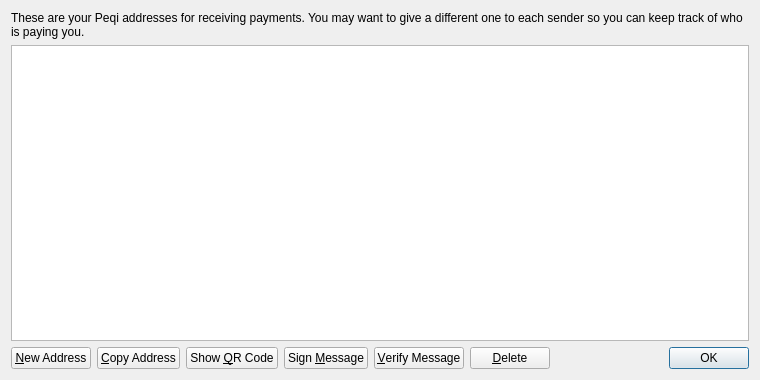
<?xml version="1.0" encoding="UTF-8"?>
<ui version="4.0">
 <class>AddressBookPage</class>
 <widget class="QWidget" name="AddressBookPage">
  <property name="geometry">
   <rect>
    <x>0</x>
    <y>0</y>
    <width>760</width>
    <height>380</height>
   </rect>
  </property>
  <property name="windowTitle">
   <string>Address Book</string>
  </property>
  <layout class="QVBoxLayout" name="verticalLayout">
   <item>
    <widget class="QLabel" name="labelExplanation">
     <property name="text">
      <string>These are your Peqi addresses for receiving payments. You may want to give a different one to each sender so you can keep track of who is paying you.</string>
     </property>
     <property name="textFormat">
      <enum>Qt::PlainText</enum>
     </property>
     <property name="wordWrap">
      <bool>true</bool>
     </property>
    </widget>
   </item>
   <item>
    <widget class="QTableView" name="tableView">
     <property name="contextMenuPolicy">
      <enum>Qt::CustomContextMenu</enum>
     </property>
     <property name="toolTip">
      <string>Double-click to edit address or label</string>
     </property>
     <property name="tabKeyNavigation">
      <bool>false</bool>
     </property>
     <property name="alternatingRowColors">
      <bool>true</bool>
     </property>
     <property name="selectionMode">
      <enum>QAbstractItemView::SingleSelection</enum>
     </property>
     <property name="selectionBehavior">
      <enum>QAbstractItemView::SelectRows</enum>
     </property>
     <property name="sortingEnabled">
      <bool>true</bool>
     </property>
     <attribute name="verticalHeaderVisible">
      <bool>false</bool>
     </attribute>
    </widget>
   </item>
   <item>
    <layout class="QHBoxLayout" name="horizontalLayout">
     <item>
      <widget class="QPushButton" name="newAddressButton">
       <property name="toolTip">
        <string>Create a new address</string>
       </property>
       <property name="text">
        <string>&amp;New Address</string>
       </property>
       <property name="icon">
        <iconset resource="../bitcoin.qrc">
         <normaloff>:/icons/add</normaloff>:/icons/add</iconset>
       </property>
      </widget>
     </item>
     <item>
      <widget class="QPushButton" name="copyToClipboard">
       <property name="toolTip">
        <string>Copy the currently selected address to the system clipboard</string>
       </property>
       <property name="text">
        <string>&amp;Copy Address</string>
       </property>
       <property name="icon">
        <iconset resource="../bitcoin.qrc">
         <normaloff>:/icons/editcopy</normaloff>:/icons/editcopy</iconset>
       </property>
      </widget>
     </item>
     <item>
      <widget class="QPushButton" name="showQRCode">
       <property name="text">
        <string>Show &amp;QR Code</string>
       </property>
       <property name="icon">
        <iconset resource="../bitcoin.qrc">
         <normaloff>:/icons/qrcode</normaloff>:/icons/qrcode</iconset>
       </property>
      </widget>
     </item>
     <item>
      <widget class="QPushButton" name="signMessage">
       <property name="toolTip">
        <string>Sign a message to prove you own a Peqi address</string>
       </property>
       <property name="text">
        <string>Sign &amp;Message</string>
       </property>
       <property name="icon">
        <iconset resource="../bitcoin.qrc">
         <normaloff>:/icons/edit</normaloff>:/icons/edit</iconset>
       </property>
      </widget>
     </item>
     <item>
      <widget class="QPushButton" name="verifyMessage">
       <property name="toolTip">
        <string>Verify a message to ensure it was signed with a specified Peqi address</string>
       </property>
       <property name="text">
        <string>&amp;Verify Message</string>
       </property>
       <property name="icon">
        <iconset resource="../bitcoin.qrc">
         <normaloff>:/icons/transaction_0</normaloff>:/icons/transaction_0</iconset>
       </property>
      </widget>
     </item>
     <item>
      <widget class="QPushButton" name="deleteButton">
       <property name="toolTip">
        <string>Delete the currently selected address from the list</string>
       </property>
       <property name="text">
        <string>&amp;Delete</string>
       </property>
       <property name="icon">
        <iconset resource="../bitcoin.qrc">
         <normaloff>:/icons/remove</normaloff>:/icons/remove</iconset>
       </property>
      </widget>
     </item>
     <item>
      <spacer name="horizontalSpacer">
       <property name="orientation">
        <enum>Qt::Horizontal</enum>
       </property>
       <property name="sizeHint" stdset="0">
        <size>
         <width>40</width>
         <height>20</height>
        </size>
       </property>
      </spacer>
     </item>
     <item>
      <widget class="QDialogButtonBox" name="buttonBox">
       <property name="sizePolicy">
        <sizepolicy hsizetype="Maximum" vsizetype="Fixed">
         <horstretch>0</horstretch>
         <verstretch>0</verstretch>
        </sizepolicy>
       </property>
       <property name="standardButtons">
        <set>QDialogButtonBox::Ok</set>
       </property>
      </widget>
     </item>
    </layout>
   </item>
  </layout>
 </widget>
 <resources>
  <include location="../bitcoin.qrc"/>
 </resources>
 <connections/>
</ui>
